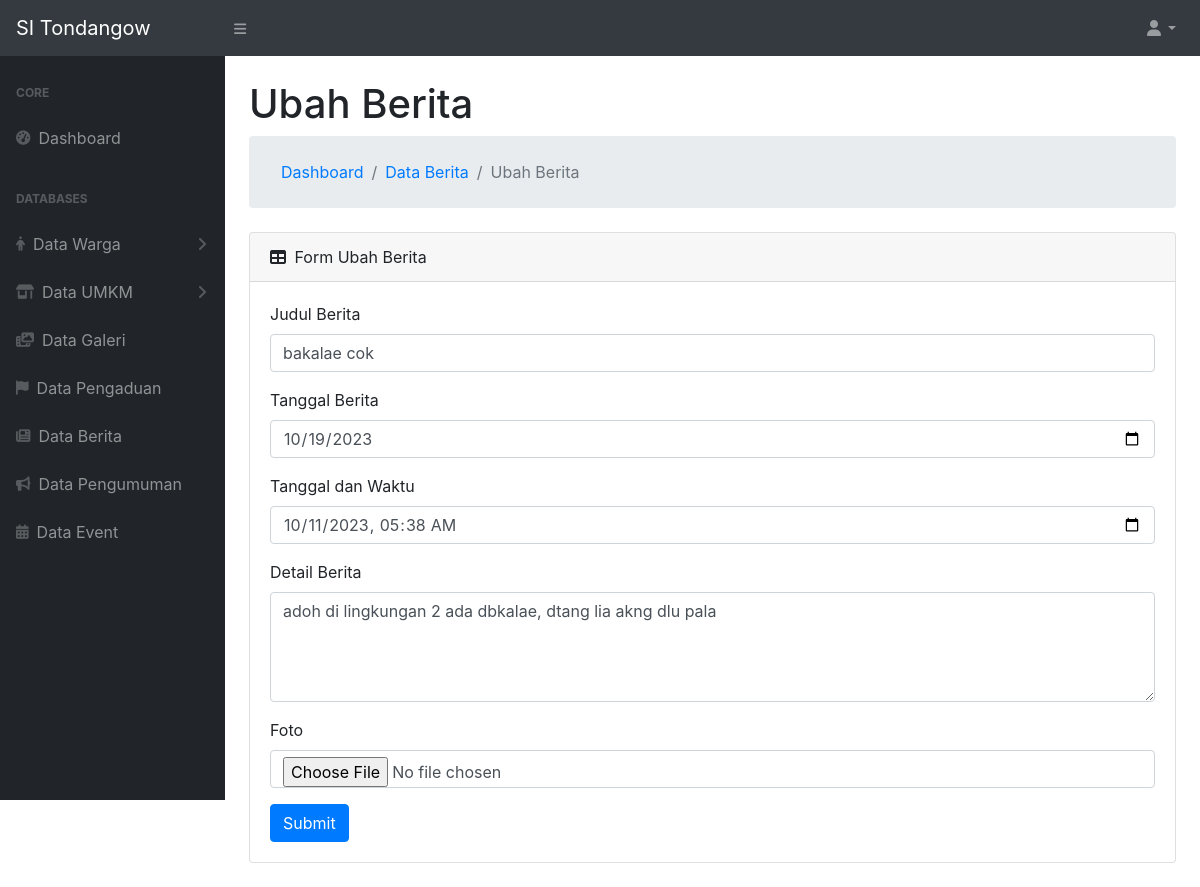
The app's page /models/ubahBerita.php?id=1 with its own data.
### tables this page shows
CREATE TABLE `berita` (
  `id` int(11) NOT NULL,
  `judul_berita` varchar(255) NOT NULL,
  `tanggal_berita` date NOT NULL,
  `tanggal_upload` timestamp NOT NULL DEFAULT current_timestamp() ON UPDATE current_timestamp(),
  `detail_berita` text NOT NULL,
  `gambar` varchar(255) NOT NULL
);

### functions/general.php (called while the page is built, shortened)
<?php
require_once 'dbconnect.php';
function query($query)
{
    global $dbconnect;
    $result = mysqli_query($dbconnect, $query);
    $rows = [];
    while ($row = mysqli_fetch_assoc($result)) {
        $rows[] = $row;
    }
    return $rows;
}
?>

### models/ubahBerita.php (the view, shortened to what this page needs)
<?php
include '../templates/header.php';
$pageName = 'Ubah Berita';
$getId = $_GET['id'];
$queryBerita = query("SELECT * FROM berita WHERE id='$getId'")[0];
?>
<div id="layoutSidenav_content">
    <main>
        <div class="container-fluid">
            <h1 class="mt-4"><?= $pageName ?></h1>
            <ol class="breadcrumb mb-4">
                <ol class="breadcrumb mb-0">
                    <li class="breadcrumb-item"><a href="../index.php">Dashboard</a></li>
                    <li class="breadcrumb-item"><a href="../controllers/dataBerita.php">Data Berita</a></li>
                    <li class="breadcrumb-item active"><?= $pageName ?></li>
                </ol>
            </ol>
            <div class="card mb-4">
                <div class="card-header">
                    <div>
                        <i class="fas fa-table mr-1 position-relative"></i>
                        Form <?= $pageName ?>
                    </div>
                </div>
                <div class="card-body">
                <form name="form" id="form" action="#" method="post" enctype="multipart/form-data">
                        <div class="form-group">
                            <label for="judul_berita">Judul Berita</label>
                            <input value="<?= $queryBerita['judul_berita'] ?>" name="judul_berita" id="judul_berita" autocomplete="off" type="text" class="form-control" placeholder="Tuliskan judul berita" required>
                        </div>
                        <div class="form-group">
                            <label for="tanggal_berita">Tanggal Berita</label>
                            <input value="<?= $queryBerita['tanggal_berita'] ?>" name="tanggal_berita" id="tanggal_berita" autocomplete="off" type="date" class="form-control" placeholder="..." required>
                        </div>
                        <div class="form-group">
                            <label for="tanggal_upload">Tanggal dan Waktu</label>
                            <input value="<?= $queryBerita['tanggal_upload'] ?>" name="tanggal_upload" id="tanggal_upload" autocomplete="off" type="datetime-local" class="form-control" placeholder="..." required>
                        </div>
                        <div class="form-group">
                            <label for="detail_berita">Detail Berita</label>
                            <textarea cols="4" rows="4" form="form" name="detail_berita" id="detail_berita" autocomplete="off" type="text" class="form-control" placeholder="Tambahkan detail..." required><?= $queryBerita['detail_berita'] ?></textarea>
                        </div>
                        <div class="mb-3">
                            <label for="namaFile" class="form-label">Foto</label>
                            <input id="namaFile" name="namaFile" class="form-control" type="file">
                        </div>
                        <button name="submit" id="submit" type="submit" class="btn btn-primary">Submit</button>
                    </form>
                </div>
            </div>
        </div>
    </main>
</div>
</div>
<?php include '../templates/footer.php'; ?>

### records on screen
berita: judul_berita "bakalae cok", tanggal_berita "10/19/2023", tanggal_upload "10/11/2023 05:38", detail_berita "adoh di lingkungan 2 ada dbkalae, dtang lia akng dlu pala"

### other values on screen
$pageName "Ubah Berita"
